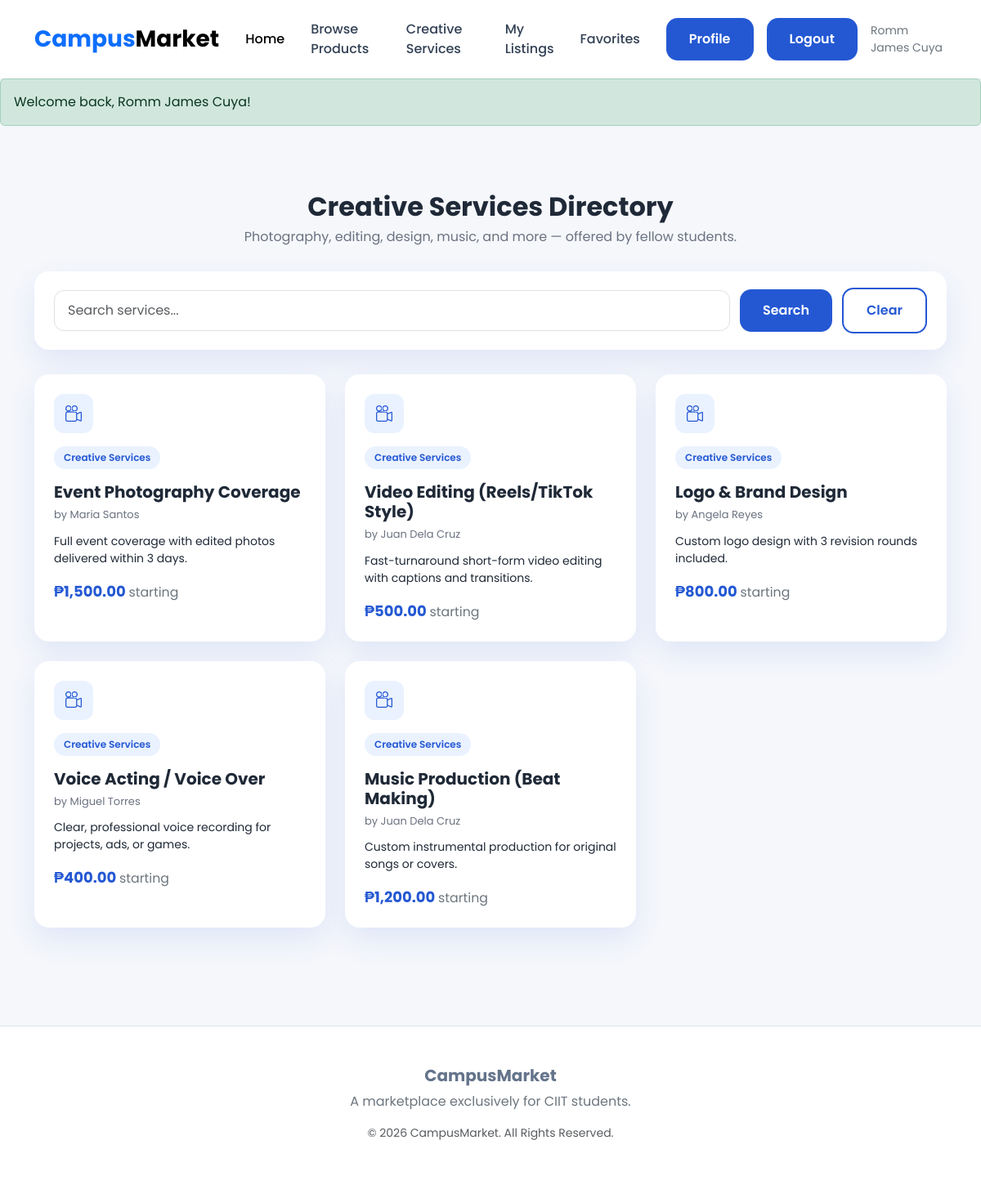
Screenshot of /student/browse_services.php (signed in) with the database file from the repository.
### tables this page shows
CREATE TABLE `services` (
  `service_id` int(11) NOT NULL,
  `user_id` int(11) NOT NULL,
  `category_id` int(11) NOT NULL,
  `service_name` varchar(150) NOT NULL,
  `description` text DEFAULT NULL,
  `price` decimal(10,2) NOT NULL,
  `status` varchar(20) DEFAULT 'available',
  `date_posted` datetime DEFAULT current_timestamp()
);

CREATE TABLE `categories` (
  `category_id` int(11) NOT NULL,
  `category_name` varchar(100) NOT NULL,
  `category_type` varchar(50) NOT NULL DEFAULT 'general'
);

CREATE TABLE `users` (
  `user_id` int(11) NOT NULL,
  `full_name` varchar(100) NOT NULL,
  `email` varchar(100) NOT NULL,
  `password` varchar(255) NOT NULL,
  `student_id` varchar(50) DEFAULT NULL,
  `contact_number` varchar(20) DEFAULT NULL,
  `profile_image` varchar(255) DEFAULT 'default.png',
  `date_registered` datetime DEFAULT current_timestamp()
);

### student/browse_services.php (the view, shortened to what this page needs)
<?php
require_once __DIR__ . '/../config/database.php';
$search = isset($_GET['search']) ? sanitize($_GET['search']) : '';
$sql = "SELECT s.service_id, s.service_name, s.description, s.price, c.category_name, u.full_name AS provider_name
        FROM services s
        JOIN categories c ON s.category_id = c.category_id
        JOIN users u ON s.user_id = u.user_id
        WHERE s.status = 'available'";
$params = [];
$sql .= " ORDER BY s.date_posted DESC";
$stmt = $conn->prepare($sql);
$stmt->execute($params);
$services = $stmt->fetchAll(PDO::FETCH_ASSOC);
require_once __DIR__ . '/../includes/header.php';
?>
<div class="container py-4">
    <div class="page-header text-center">
        <h1>Creative Services Directory</h1>
        <p>Photography, editing, design, music, and more — offered by fellow students.</p>
    </div>
    <form method="GET" action="browse_services.php" class="filter-bar">
        <input type="text" name="search" class="form-control" placeholder="Search services..." value="<?= sanitize($search) ?>">
        <button type="submit" class="btn btn-primary-custom">Search</button>
        <a href="browse_services.php" class="btn btn-outline-custom">Clear</a>
    </form>
    <?php if (empty($services)): ?>
        <div class="empty-state">
            <i class="bi bi-stars empty-icon"></i>
            <h3>No services found</h3>
            <p>Try a different search, or <a href="add_service.php">offer your own service</a>.</p>
        </div>
    <?php else: ?>
        <div class="row g-4 mb-5">
            <?php foreach ($services as $service): ?>
            <div class="col-md-4">
                <div class="service-card">
                    <div class="service-icon"><i class="bi bi-camera-reels"></i></div>
                    <span class="badge-type mb-2"><?= sanitize($service['category_name']) ?></span>
                    <h5 class="mt-2"><?= sanitize($service['service_name']) ?></h5>
                    <p class="service-provider">by <?= sanitize($service['provider_name']) ?></p>
                    <p class="service-desc"><?= sanitize($service['description']) ?></p>
                    <div class="price">₱<?= number_format($service['price'], 2) ?> <small class="text-secondary fw-normal">starting</small></div>
                </div>
            </div>
            <?php endforeach; ?>
        </div>
    <?php endif; ?>
</div>
<?php require_once __DIR__ . '/../includes/footer.php'; ?>

### assets/css/style.css (style rules this page uses)
:root { --primary: #2458d3; --primary-dark: #173a99; --primary-light: #eaf2ff; --background: #f5f7fb; --white: #ffffff; --text: #1f2937; --gray: #6b7280; --border: #e5e7eb; --success: #22c55e; --danger: #ef4444; --warning: #f59e0b; --radius: 18px; --shadow: 0 15px 35px rgba(36, 88, 211, 0.1); }
* { margin: 0; padding: 0; box-sizing: border-box; }
body { font-family: "Poppins", sans-serif; background: var(--background); color: var(--text); }
.btn-primary-custom { background: var(--primary); border: none; color: white; border-radius: 14px; padding: 14px 28px; font-weight: 600; transition: 0.3s ease; }
.btn-outline-custom { background: white; border: 2px solid var(--primary); color: var(--primary); border-radius: 14px; padding: 14px 28px; font-weight: 600; transition: 0.3s; }
.form-control { border-radius: 12px; padding: 14px; }

### assets/css/dashboard.css (style rules this page uses)
.price { font-size: 22px; font-weight: 700; color: var(--primary); }

### assets/css/forms.css (style rules this page uses)
.page-header { padding: 40px 0 30px; }
.page-header h1 { font-weight: 700; font-size: 32px; margin-bottom: 6px; }
.page-header p { color: var(--gray); font-size: 16px; margin: 0; }

### assets/css/listings.css (style rules this page uses)
.filter-bar { background: var(--white); border-radius: var(--radius); box-shadow: var(--shadow); padding: 20px 24px; margin-bottom: 30px; display: flex; gap: 12px; flex-wrap: wrap; align-items: center; }
.filter-bar .form-control, .filter-bar .form-select { border-radius: 12px; padding: 12px 16px; }
.filter-bar input[type="text"] { flex: 1; min-width: 220px; }
.badge-type { display: inline-block; padding: 5px 12px; border-radius: 999px; font-size: 12px; font-weight: 600; background: var(--primary-light); color: var(--primary); }
.service-card { background: var(--white); border-radius: var(--radius); box-shadow: var(--shadow); padding: 24px; height: 100%; transition: 0.3s; }
.service-card .service-icon { width: 48px; height: 48px; border-radius: 12px; background: var(--primary-light); color: var(--primary); display: flex; align-items: center; justify-content: center; font-size: 20px; margin-bottom: 16px; }
.service-card h5 { font-weight: 700; margin-bottom: 6px; }
.service-card .service-provider { color: var(--gray); font-size: 13px; margin-bottom: 12px; }
.service-card .service-desc { color: var(--text); font-size: 14px; margin-bottom: 16px; min-height: 42px; }
.service-card .price { font-size: 18px; }

### rows the page displays
services: category.category_name "Creative Services", service_name "Event Photography Coverage", user.full_name "Maria Santos", description "Full event coverage with edited photos delivered within 3 days.", price "1,500.00"
services: category.category_name "Creative Services", service_name "Video Editing (Reels/TikTok Style)", user.full_name "Juan Dela Cruz", description "Fast-turnaround short-form video editing with captions and transitions.", price "500.00"
services: category.category_name "Creative Services", service_name "Logo & Brand Design", user.full_name "Angela Reyes", description "Custom logo design with 3 revision rounds included.", price "800.00"
services: category.category_name "Creative Services", service_name "Voice Acting / Voice Over", user.full_name "Miguel Torres", description "Clear, professional voice recording for projects, ads, or games.", price "400.00"
services: category.category_name "Creative Services", service_name "Music Production (Beat Making)", user.full_name "Juan Dela Cruz", description "Custom instrumental production for original songs or covers.", price "1,200.00"

### other values shown
$_SESSION['user_name'] "Romm James Cuya"
$_SESSION['flash_message'] "Welcome back, Romm James Cuya!"
